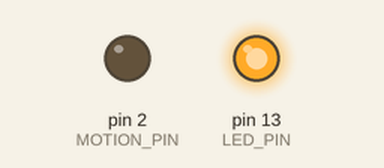
This sketch was run on a simulated Arduino Uno, built with avr-gcc and run on an emulated ATmega328P. On the bench: output pins drawn as LEDs (lit = HIGH). What the sketch prints to the serial monitor is not drawn.

Above: at 0.1 s.
Timing chart, 0 to 1.6 s (numbered marks = the images above):
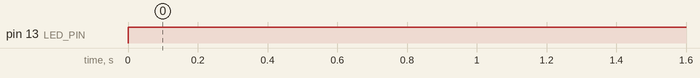

Measured:
- by itself, pin 13 (LED_PIN): LOW → HIGH at 0.00 s

The sketch:

PIR_Motion_Detector_Example.ino
```cpp
/******************************************************************************
PIR_Motion_Detector_Example.ino
Example sketch for SparkFun's PIR Motion Detector
  (https://www.sparkfun.com/products/13285)
Jim Lindblom @ SparkFun Electronics
May 2, 2016

The PIR motion sensor has a three-pin JST connector terminating it. Connect
the wire colors like this:
- Black: D2 - signal output (pulled up internally)
- White: GND
- Red: 5V

Connect an LED to pin 13 (if your Arduino doesn't already have an LED there).

Whenever the PIR sensor detects movement, it'll write the alarm pin LOW.

Development environment specifics:
Arduino 1.6.7
******************************************************************************/
const int MOTION_PIN = 2; // Pin connected to motion detector
const int LED_PIN = 13; // LED pin - active-high

void setup()
{
  Serial.begin(9600);
  // The PIR sensor's output signal is an open-collector,
  // so a pull-up resistor is required:
  pinMode(MOTION_PIN, OUTPUT);
  pinMode(LED_PIN, OUTPUT);
}

void loop()
{
  int proximity = digitalRead(MOTION_PIN);
  if (proximity == LOW) // If the sensor's output goes low, motion is detected
  {
    digitalWrite(LED_PIN, HIGH);
    Serial.println("MotionDetected!");
  }
  else
  {
    digitalWrite(LED_PIN, LOW);
    Serial.println("NothingThere");
  }
}
```
